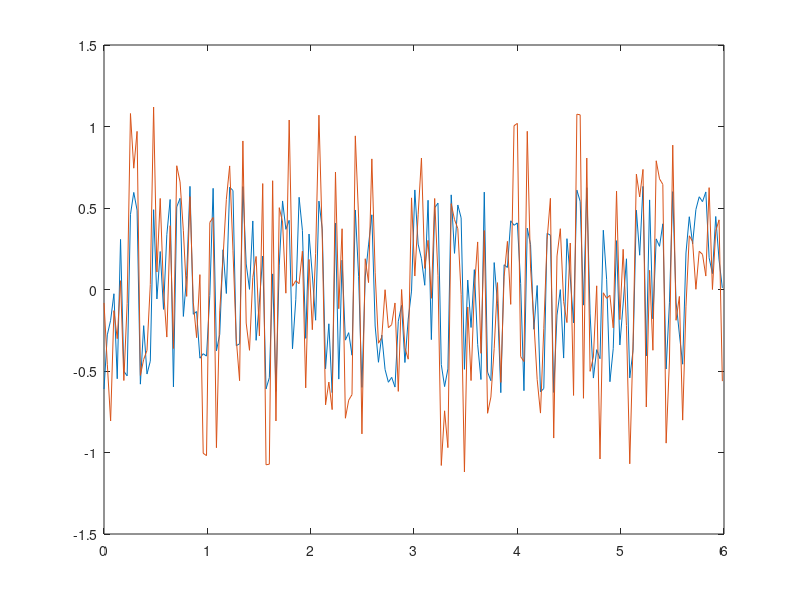

Write the MATLAB code that produced this figure. (Note: this script raises an error after producing the figure.)
clc
clear all

OutDir = '/Users/josmond/Results/MoPlat';

%%%%%%%%%%%%%%%%%%%%%%%%%%%%%%%%%%%%%%%%%%%%%%%%%%%%%%%%%%%%%%%%%%%%%%%%%%%

tlo = 0;
thi = 6;
dtexp = 5;
dt = (2^dtexp)/1000;
t = tlo:dt:thi;

%MaxSpeed = 15 rotations per second
%4000 steps per revolution
%pitch = 2 mm = 1 rotation
%therefore 1 step = 2/4000 = 0.5 micron.
%max speed = 15 rotation/s = 30 mm/s
%max speed = 15 * 4000 =  60000 step/s
%max step in 1 dt (dt = 5) = 1920
%MaxStep = 15*dx;
% max of 1920
% Limit speed to 20/mm/s
MaxSpeed = 0.64; % mm/dt

% x = side/side, y = up/down, z = forwards/backwards

NumLoops=100;

%Lujan:

%y = 2*sin(x*((2*pi)/4));
z0 = 0;
b = 20; % Maximum displacement.
n = 2; % Flatness of sine wave.
tau = 6; % Period in seconds.
z = b/2 - b*(cos((((pi*t)/tau) + (pi/2))).^(2*n));

%plot(t,z);

% Differentiate function:

dif = diff(z);

disp(['Max z Speed = ' num2str(max(abs(dif))/dt) ' mm/s']);

% Integrate function:

int = dt*sum(z);

% Calculate random walk for other dimensions:

trand = t(1:length(t)/2);
disp = b/4;
step = disp / sqrt(length(trand));

% Creat random walk array

randhalf = MaxSpeed*2*(rand(2,length(trand)) - 0.5);
randall = [randhalf randhalf.*(-1)];

max(abs(reshape(randall,1,[])))/dt

plot(t,cumsum(randall))

% Write results to output file:

fid = fopen([OutDir '/Lung.dmc'], 'w');

count = fprintf(fid, '#START\n');
count = fprintf(fid, 'PA 0,0,%d;\n', b*0.5*2000);
count = fprintf(fid, '#AGAIN; JP #AGAIN, _BNC>0;');
count = fprintf(fid, 'CM XYZ\n');
count = fprintf(fid, 'DT%u\n', dtexp);
count = fprintf(fid, 'V1=0;\n');
count = fprintf(fid, 'MG{P1}"Begin contour mode"\n');
count = fprintf(fid, 'ttt=TIME\n');
count = fprintf(fid, 'MG{P1}ttt\n');
count = fprintf(fid, '#LOOP\n');

%platform moves in half micron steps

for i = 1:length(dif)
    
    X = round(randall(1,i)*2000);
    Y = round(randall(2,i)*2000);
    Z = round(dif(i)*2000);
    
    lung(i) = Z/2000;
    
    count = fprintf(fid, 'CD %d,%d,%d\n', X, Y, Z);
end

count = fprintf(fid, 'V1=V1+1;\n');
count = fprintf(fid, '#HERE; JP #HERE, _CM<>511;\n');
count = fprintf(fid, 'JP #LOOP, V1<%u;\n', NumLoops);
count = fprintf(fid, 'ttt2=TIME-ttt\n');
count = fprintf(fid, 'MG{P1}"End of loop."');
count = fprintf(fid, 'WT %u;\n', 2^dtexp);
count = fprintf(fid, 'DT0;\n');
count = fprintf(fid, 'CD 0,0,0;\n');
count = fprintf(fid, 'ttt3=ttt2*1000/1024\n');
count = fprintf(fid, 'MG{P1}ttt2\n');
count = fprintf(fid, 'MG{P1}ttt3\n');
count = fprintf(fid, 'MG{P1}{F1.0}V1\n');
count = fprintf(fid, 'MG{P1}"End contour mode."\nEN\n');

st = fclose(fid);

plot(t(1:end-1),cumsum(lung)+(b/2),'b',...
    t,cumsum(randall(1,:)),'r',...
    t,cumsum(randall(2,:)),'g');
xlabel('Time (s)');
ylabel('Displacement (mm)');

WritePlot(OutDir, 'Lung', [], 'n');

%%%%%%%%%%%%%%%%%%%%%%%%%%%%%%%%%%%%%%%%%%%%%%%%%%%%%%%%%%%%%%%%%%%%%%%%%%%
%%%%%%%%%%%%%%%%%%%%%%%%%%%%%%%%%%%%%%%%%%%%%%%%%%%%%%%%%%%%%%%%%%%%%%%%%%%

%trand = t(1:length(t)/2);

%disp = 10;
%step = disp / sqrt(length(t));

% Creat random walk array

%randarray = rand(3,length(t)) - 0.5;
%prosarray = permute([t ; step*(randarray./abs(randarray))], [2 1]);

%MakeSpread(prosarray,[outdir '/prostate.csv'])
%MakePlot(t,cumsum(prosarray(:,4)),'n','Time (s)','Displacement (mm)',[outdir '/prostate'])

%hold on
%plot(t,cumsum(prosarray(:,2)),'-r');
%plot(t,cumsum(prosarray(:,3)),'-g');
%hold off
%plotname = [outdir '/prostate'];
%print('-depsc2','-tiff',[plotname '_col.eps']);
%print('-deps2',[plotname '_bw.eps']);

%close;


S = load('/Users/josmond/Data/Shirato/hokudai/j2.mat','yConcat');

for i = 1:size(S.yConcat,2)
    if (i==1)
        All = S.yConcat{i};
    else
        All = [All; S.yConcat{i}];
    end
end

disp([num2str(median(abs(diff(All))))]);



